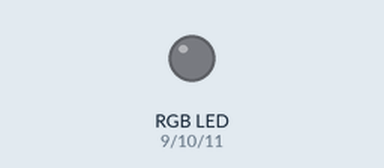
The sketch below on a simulated Arduino Uno, built with avr-gcc and run on an emulated ATmega328P. Parts: an RGB LED mixed from three pins (HIGH = lit).

Above: at 0.15 s.
At 13.43 s:
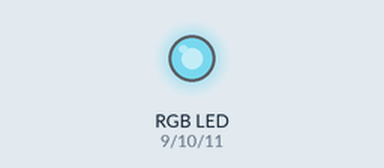
Timing chart, 0 to 13.3 s (numbered marks = the images above):
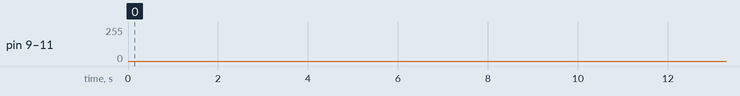

The sketch:

rgb.ino
```cpp
int redPin = 9;
int greenPin = 10;
int bluePin = 11;

int redBrightness = 0;
int greenBrightness = 0;
int blueBrightness = 0;

int redFadeAmount = 1;
int greenFadeAmount = 2;
int blueFadeAmount = 3;

void setup() {
  pinMode(redPin, OUTPUT);
  pinMode(greenPin, OUTPUT);
  pinMode(bluePin, OUTPUT);
}

void loop()  {
  // set the brightness of pin 9:
  analogWrite(redPin, redBrightness);
  analogWrite(greenPin, greenBrightness);
  analogWrite(bluePin, blueBrightness);

  // change the brightness for next time through the loop:
  redBrightness = redBrightness + redFadeAmount;
  greenBrightness = greenBrightness + greenFadeAmount;
  blueBrightness = blueBrightness + blueFadeAmount;

  // reverse the direction of the fading at the ends of the fade:
  if (redBrightness <= 0 || redBrightness >= 255) {
    redFadeAmount = -redFadeAmount;
  }

  if (greenBrightness <= 0 || greenBrightness >= 255) {
    greenFadeAmount = -greenFadeAmount;
  }

  if (blueBrightness <= 0 || blueBrightness >= 255) {
    blueFadeAmount = -blueFadeAmount;
  }
  // wait for 30 milliseconds to see the dimming effect
  delay(5);
}
```
